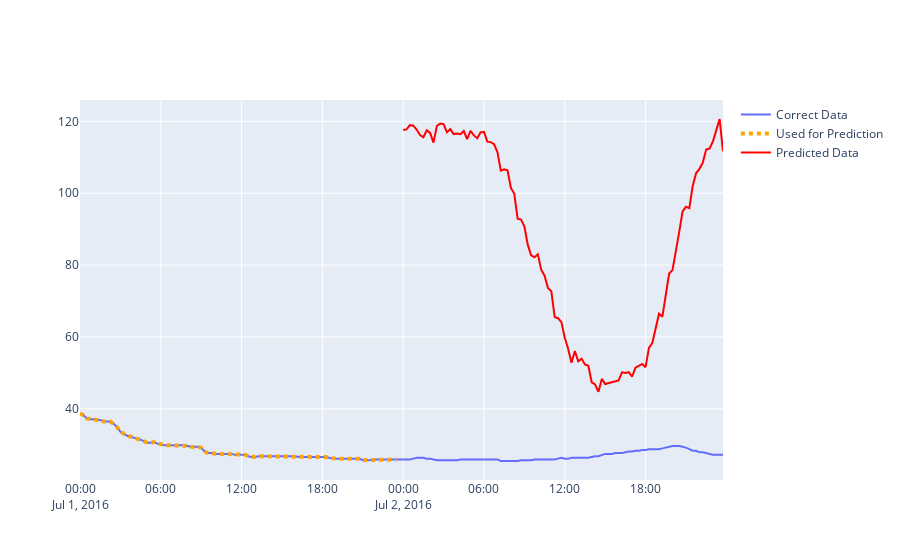

Notebook code cell kept with this figure:
### Code cell
fig.add_trace(go.Scatter(x=df_data['date'], y=df_data['predicted_result'],
                         mode='lines', name='Predicted Data', line=dict(color='red')))
